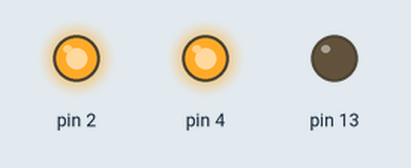
Bench run of a sketch on a simulated Arduino Uno, built with avr-gcc and run on an emulated ATmega328P. On the bench: output pins drawn as LEDs (lit = HIGH).

Above: at 1.0 s.
At 2.5 s:
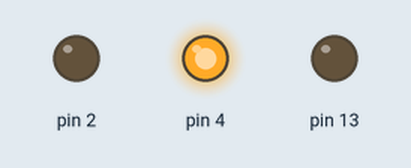
At 5.5 s:
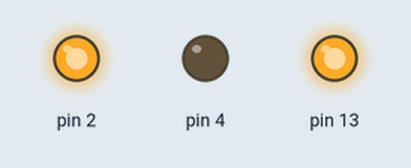
At 6.5 s:
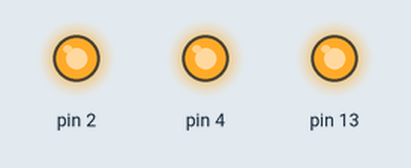
Timing chart, 0 to 7.8 s (numbered marks = the images above):
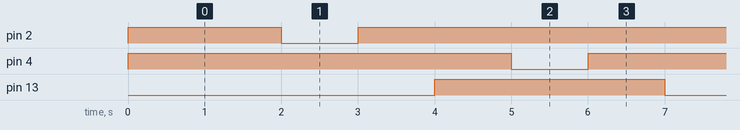

The sketch:

cycle.ino
```cpp
void setup() {
  // put your setup code here, to run once:

  pinMode(2, OUTPUT);
  pinMode(13, OUTPUT);
  pinMode(4, OUTPUT);
  digitalWrite(2, HIGH);
  digitalWrite(13, LOW);
  digitalWrite(4, LOW);

}

void loop() {
  digitalWrite( 4, HIGH);
  delay(1000);
  digitalWrite(13, LOW);
  delay(1000);
  digitalWrite(2, LOW);
  delay(1000);
  digitalWrite(2, HIGH);
  delay(1000);
  digitalWrite(13, HIGH);
  delay(1000);
  digitalWrite(4, LOW);
  delay(1000);

}
```

Measured:
- by itself, pin 2, pin 4: alternates HIGH for 5.0 s and LOW for 1.0 s
- by itself, pin 13: alternates HIGH for 3.0 s and LOW for 3.0 s
- by itself, everything shown: repeats every 6.0 s, in 6 steps
